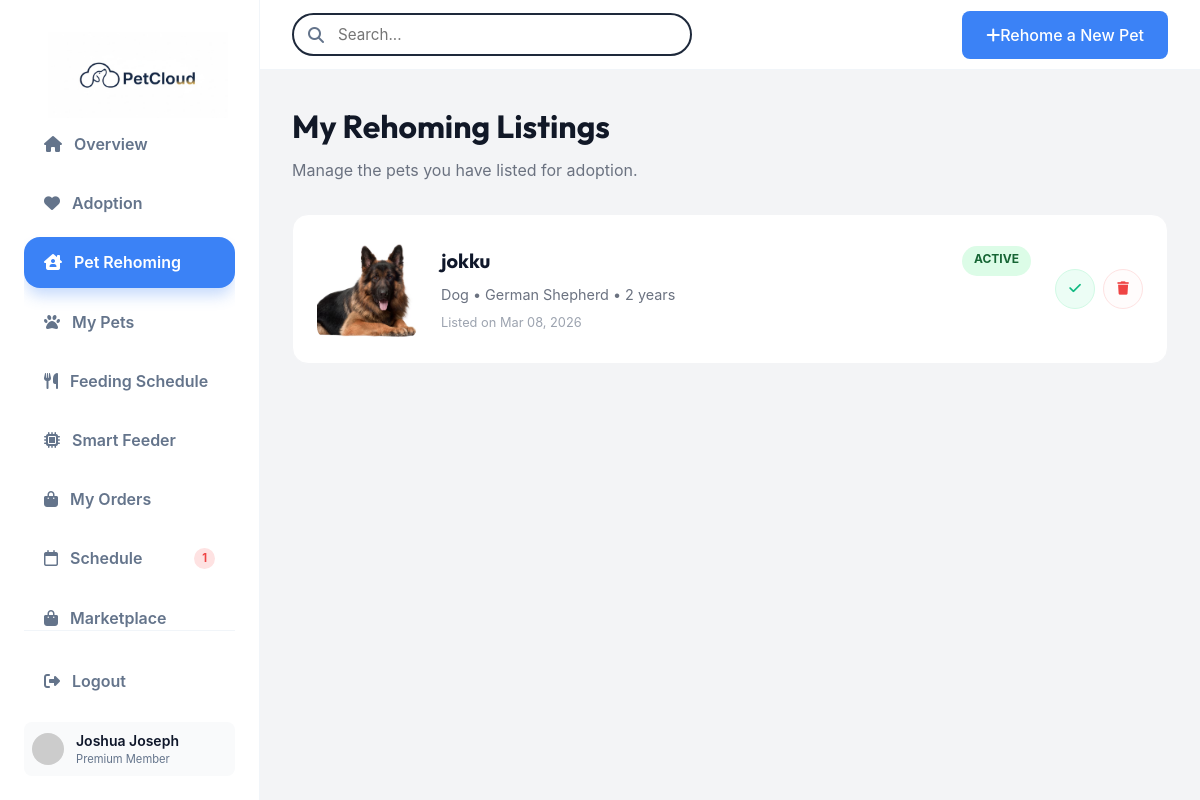
The app's page /pet-rehoming.php (signed in) with its own data.
### tables this page shows
CREATE TABLE `adoption_listings` (
  `id` int(11) NOT NULL,
  `user_id` int(11) DEFAULT NULL,
  `shop_id` int(11) DEFAULT NULL,
  `pet_name` varchar(100) NOT NULL,
  `pet_type` varchar(50) NOT NULL,
  `breed` varchar(100) DEFAULT NULL,
  `age` varchar(50) DEFAULT NULL,
  `gender` enum('Male','Female','Unknown') DEFAULT 'Unknown',
  `vaccination_status` enum('Vaccinated','Not Vaccinated','Unknown') DEFAULT 'Unknown',
  `description` text DEFAULT NULL,
  `reason_for_adoption` text DEFAULT NULL,
  `image_url` text DEFAULT NULL,
  `status` enum('pending_approval','active','adopted','rejected') DEFAULT 'pending_approval',
  `created_at` timestamp NOT NULL DEFAULT current_timestamp()
);

### pet-rehoming.php (the view, shortened to what this page needs)
<?php
require_once 'db_connect.php';
$user_id = $_SESSION['user_id'];
$stmt = $pdo->prepare("SELECT * FROM adoption_listings WHERE user_id = ? ORDER BY created_at DESC");
$stmt->execute([$user_id]);
$myListings = $stmt->fetchAll();
?>
<!DOCTYPE html>
<html lang="en">
<head>
    <link rel="stylesheet" href="https://cdnjs.cloudflare.com/ajax/libs/font-awesome/6.4.0/css/all.min.css">
    <link rel="stylesheet" href="css/styles.css">
</head>
<body class="dashboard-page">
    <div class="dashboard-container">
        <?php include 'user-sidebar.php'; ?>
        <main class="main-content">
            <header class="top-header">
                <div class="search-bar">
                    <i class="fa-solid fa-magnifying-glass"></i>
                    <input type="text" placeholder="Search...">
                </div>
                <div class="header-actions">
                    <a href="adoption-list-pet.php" class="btn btn-primary">
                        <i class="fa-solid fa-plus"></i> Rehome a New Pet
                    </a>
                </div>
            </header>
            <div class="content-wrapper">
                <section style="margin-bottom: 2rem;">
                    <h1 style="font-family: 'Outfit'; font-size: 2rem; color: #111827; margin-bottom: 0.5rem;">My
                        Rehoming Listings</h1>
                    <p style="color: #6b7280;">Manage the pets you have listed for adoption.</p>
                </section>
                <?php if (empty($myListings)): ?>
                    <div class="empty-state">
                        <img src="https://cdni.iconscout.com/illustration/premium/thumb/empty-box-4085812-3385481.png"
                            style="width: 200px; opacity: 0.5; margin-bottom: 1rem;">
                        <h3 style="font-size: 1.5rem; color: #374151; margin-bottom: 0.5rem;">No pets listed yet</h3>
                        <p style="color: #6b7280; margin-bottom: 2rem;">Help a pet find a loving new home today.</p>
                        <a href="adoption-list-pet.php" class="btn btn-primary" style="padding: 1rem 2rem;">
                            Start Rehoming Process
                        </a>
                    </div>
                <?php else: ?>
                    <div class="listings-list">
                        <?php foreach ($myListings as $pet): ?>
                            <div class="rehome-card">
                                <img src="<?php echo htmlspecialchars($pet['image_url']); ?>" class="pet-thumb">
                                <div style="flex: 1;">
                                    <div style="display: flex; justify-content: space-between; margin-bottom: 0.5rem;">
                                        <h3 style="font-size: 1.25rem; font-family: 'Outfit';">
                                            <?php echo htmlspecialchars($pet['pet_name']); ?>
                                        </h3>
                                        <span class="status-badge status-<?php echo $pet['status']; ?>">
                                            <?php echo str_replace('_', ' ', $pet['status']); ?>
                                        </span>
                                    </div>
                                    <p style="color: #6b7280; font-size: 0.9rem;">
                                        <?php echo ucfirst($pet['pet_type']); ?> •
                                        <?php echo htmlspecialchars($pet['breed']); ?> •
                                        <?php echo htmlspecialchars($pet['age']); ?>
                                    </p>
                                    <div style="font-size: 0.8rem; color: #9ca3af; margin-top: 0.5rem;">
                                        Listed on
                                        <?php echo date('M d, Y', strtotime($pet['created_at'])); ?>
                                    </div>
                                </div>
                                <div style="display: flex; gap: 0.5rem;">
                                    <?php if ($pet['status'] == 'active'): ?>
                                        <form method="POST" style="display: inline;">
                                            <button type="submit" class="icon-btn" title="Mark Adopted"
                                                style="color: #10b981; border: 1px solid #d1fae5; background: #ecfdf5; cursor: pointer;">
                                                <i class="fa-solid fa-check"></i>
                                            </button>
                                        </form>
                                    <?php endif; ?>
                                    <form method="POST" style="display: inline;"
                                        onsubmit="return confirm('Are you sure you want to remove this listing?');">
                                        <button type="submit" class="icon-btn" title="Delete"
                                            style="color: #ef4444; border: 1px solid #fee2e2; background: #fffcfc; cursor: pointer;">
                                            <i class="fa-solid fa-trash"></i>
                                        </button>
                                    </form>
                                </div>
                            </div>
                        <?php endforeach; ?>
                    </div>
                <?php endif; ?>
            </div>
        </main>
    </div>
</body>
</html>

### css/styles.css (style rules this page uses)
:root { --primary-color: #3b82f6; --primary-hover: #2563eb; --text-main: #0f172a; --text-muted: #64748b; --bg-light: #fefcf9; --white: #ffffff; --border-color: #f1f5f9; --accent-yellow: #fde68a; --accent-green: #10b981; --glass-bg: rgba(255, 255, 255, 0.7); --shadow-premium: 0 20px 25px -5px rgba(0, 0, 0, 0.05), 0 10px 10px -5px rgba(0, 0, 0, 0.02); --shadow-lg: 0 10px 15px -3px rgba(0, 0, 0, 0.1); }
* { margin: 0; padding: 0; box-sizing: border-box; font-family: 'Inter', 'Outfit', sans-serif; }
body { background-color: var(--bg-light); color: var(--text-main); line-height: 1.5; -webkit-font-smoothing: antialiased; overflow-x: hidden; }
h1, h2, h3, h4, h5, h6 { font-weight: 700; color: var(--text-main); }
a { text-decoration: none; color: inherit; transition: color 0.2s; }
.btn { display: inline-flex; align-items: center; justify-content: center; padding: 0.75rem 1.5rem; border-radius: 0.5rem; font-weight: 500; cursor: pointer; transition: all 0.2s; }
.btn-primary { background-color: var(--primary-color); color: white; border: none; }
.dashboard-page { background-color: #f3f4f6; display: block; height: 100vh; overflow: hidden; }
.dashboard-container { display: flex; height: 100%; }
.main-content { flex: 1; display: flex; flex-direction: column; overflow: hidden; }
.top-header { height: 70px; background: white; border-bottom: 1px solid var(--border-color); display: flex; align-items: center; justify-content: space-between; padding: 0 2rem; }
.search-bar { position: relative; width: 400px; }
.search-bar input { width: 100%; padding: 0.6rem 1rem 0.6rem 2.75rem; border: 2px solid #1e293b; background: #ffffff; border-radius: 2rem; font-size: 0.95rem; transition: all 0.2s ease; outline: none; }
.search-bar i { position: absolute; left: 1rem; top: 50%; transform: translateY(-50%); color: var(--text-muted); }
.header-actions { display: flex; align-items: center; gap: 1rem; }
.icon-btn { width: 40px; height: 40px; border-radius: 50%; display: flex; align-items: center; justify-content: center; color: #64748b; position: relative; cursor: pointer; transition: all 0.2s; }
.content-wrapper { flex: 1; overflow-y: auto; padding: 2rem; }

### pet-rehoming.php (style rules this page uses)
.rehome-card { background: white; border-radius: 1rem; padding: 1.5rem; display: flex; align-items: center; gap: 1.5rem; border: 1px solid #f3f4f6; transition: 0.2s; margin-bottom: 1rem; }
.pet-thumb { width: 100px; height: 100px; border-radius: 0.75rem; object-fit: cover; }
.status-badge { padding: 0.25rem 0.75rem; border-radius: 1rem; font-size: 0.75rem; font-weight: 700; text-transform: uppercase; }
.status-active { background: #dcfce7; color: #166534; }

### records on screen
adoption_listings: image_url (picture), pet_name "jokku", status "ACTIVE", pet_type "Dog", breed "German Shepherd", age "2 years", created_at "Mar 08, 2026"

### other values on screen
$upcomingCount "1"
$user_name "Joshua Joseph"
